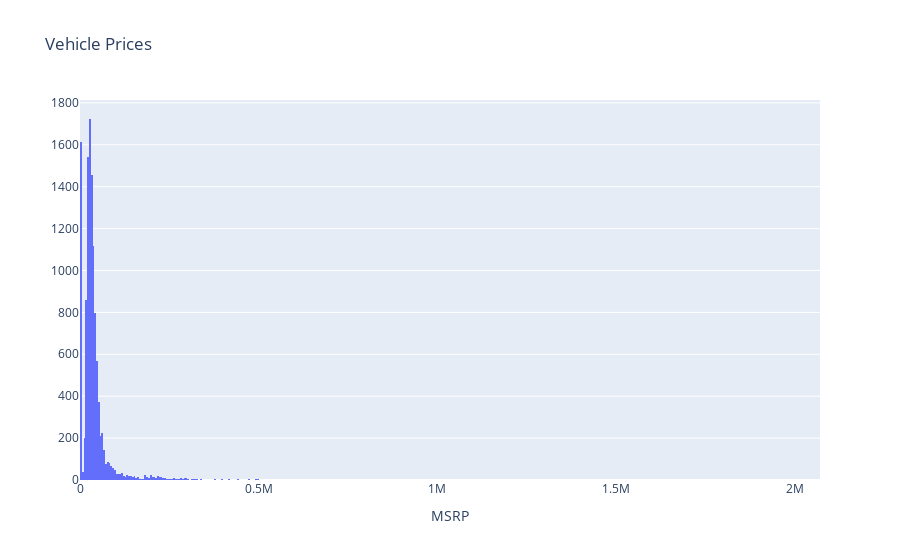

Notebook cell for this chart:
### Code cell
# Interactive Plot environment
data = [go.Histogram(x=df['msrp'],
                           name='Vehicle')]
layout = go.Layout(title = 'Vehicle Prices', xaxis_title = 'MSRP')

figure = go.Figure(data=data, layout=layout)
py.iplot(figure)

### Figure 1 — Plotly figure (JSON) as saved in the notebook; plotly's stock layout.template omitted (floating-point values rounded to 4 significant figures; data arrays with more than 128 entries replaced by an {"elided": "..."} marker saying what was removed)
{"data": [{"name": "Vehicle", "type": "histogram", "x": {"elided": "11914 int values"}}], "layout": {"title": {"text": "Vehicle Prices"}, "xaxis": {"title": {"text": "MSRP"}}}}
